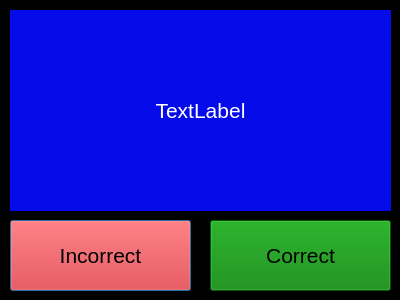
<?xml version="1.0" encoding="UTF-8"?>
<ui version="4.0">
 <class>Prompt_Widget</class>
 <widget class="QDialog" name="Prompt_Widget">
  <property name="geometry">
   <rect>
    <x>0</x>
    <y>0</y>
    <width>400</width>
    <height>300</height>
   </rect>
  </property>
  <property name="windowTitle">
   <string>Dialog</string>
  </property>
  <property name="styleSheet">
   <string notr="true">background-color: black;</string>
  </property>
  <widget class="QLabel" name="clue">
   <property name="geometry">
    <rect>
     <x>10</x>
     <y>10</y>
     <width>381</width>
     <height>201</height>
    </rect>
   </property>
   <property name="font">
    <font>
     <pointsize>16</pointsize>
    </font>
   </property>
   <property name="styleSheet">
    <string notr="true">color: white;
background-color: #060CE9;

</string>
   </property>
   <property name="text">
    <string>TextLabel</string>
   </property>
   <property name="alignment">
    <set>Qt::AlignCenter</set>
   </property>
  </widget>
  <widget class="QPushButton" name="pushButton">
   <property name="geometry">
    <rect>
     <x>10</x>
     <y>220</y>
     <width>181</width>
     <height>71</height>
    </rect>
   </property>
   <property name="font">
    <font>
     <pointsize>16</pointsize>
    </font>
   </property>
   <property name="styleSheet">
    <string notr="true">background-color:red;
</string>
   </property>
   <property name="text">
    <string>Incorrect</string>
   </property>
  </widget>
  <widget class="QPushButton" name="pushButton_2">
   <property name="geometry">
    <rect>
     <x>210</x>
     <y>220</y>
     <width>181</width>
     <height>71</height>
    </rect>
   </property>
   <property name="font">
    <font>
     <pointsize>16</pointsize>
    </font>
   </property>
   <property name="styleSheet">
    <string notr="true">background-color: green;
</string>
   </property>
   <property name="text">
    <string>Correct</string>
   </property>
  </widget>
 </widget>
 <resources/>
 <connections/>
</ui>
